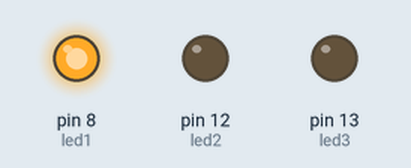
Bench run of a sketch on a simulated Arduino Uno, built with avr-gcc and run on an emulated ATmega328P. On the bench: output pins drawn as LEDs (lit = HIGH).

Above: at 1.5 s.
At 4.5 s:
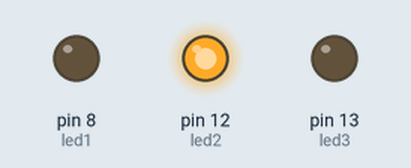
At 7.5 s:
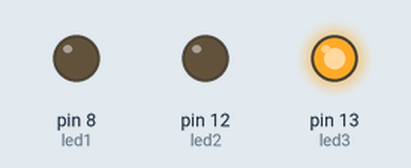
Timing chart, 0 to 11.7 s (numbered marks = the images above):
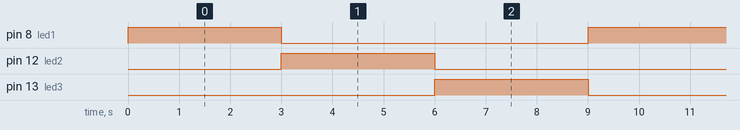

The sketch:

stunning_blad_hillar1__2_.ino
```cpp
int led1=8;
int led2=12;
int led3=13;
void setup()
{
  pinMode(led1, OUTPUT);
  pinMode(led2, OUTPUT);
  pinMode(led3, OUTPUT);

}

void loop()
{
  digitalWrite(led1, HIGH);
  delay(3000); // Wait for 1000 millisecond(s)
  digitalWrite(led1, LOW);
  digitalWrite(led2, HIGH);
  delay(3000);// Wait for 1000 millisecond(s)
  digitalWrite(led2, LOW);
  digitalWrite(led3, HIGH);
  delay(3000);
  digitalWrite(led3, LOW);
}
```

Measured:
- by itself, pin 8 (led1), pin 12 (led2), pin 13 (led3): alternates HIGH for 3.0 s and LOW for 6.0 s
- by itself, everything shown: repeats every 9.0 s, in 4 steps
